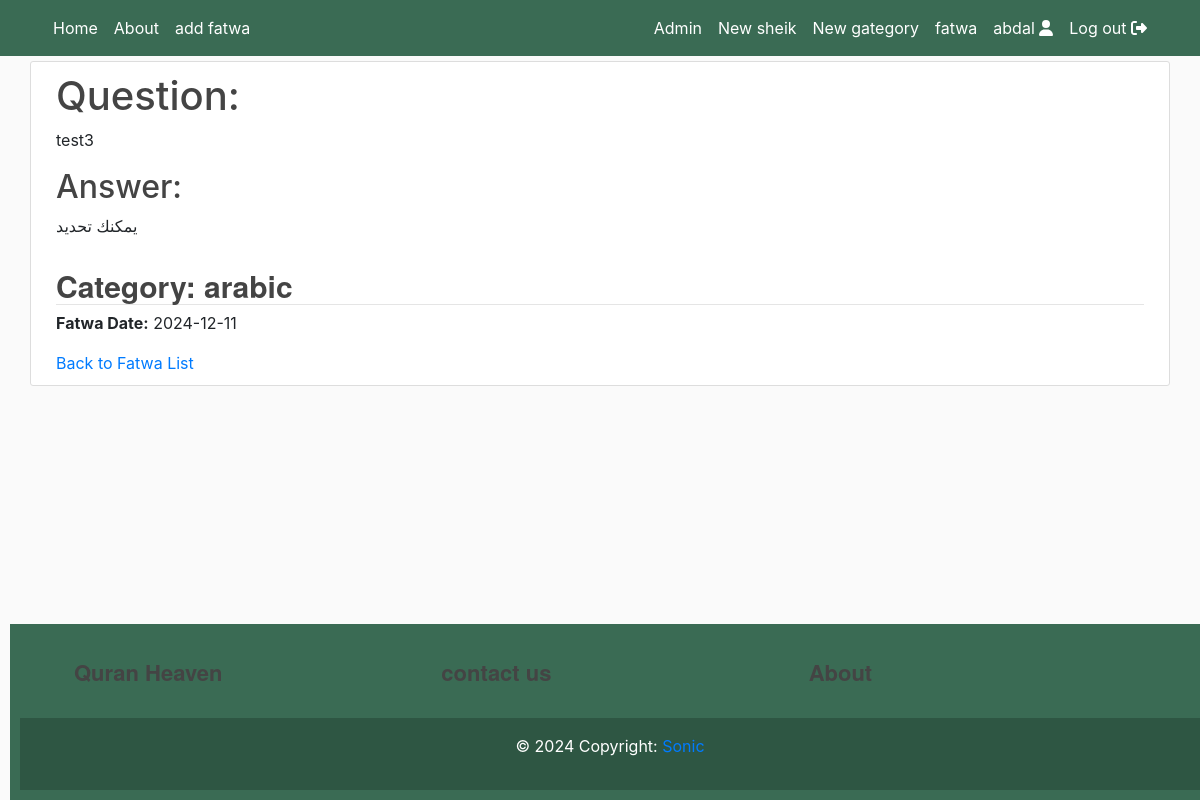
Page /fatwa/2/ (signed in) on the committed database.
### quran/models.py (models this page shows, shortened)
class CustomUser(AbstractUser):
    def image_upload_to(self, instance=None):
        if instance:
            return os.path.join("Users", self.username, instance)
        return None
    email = models.EmailField(unique=True)
    status = models.CharField(max_length=100, default='regular')
    description = models.TextField("Description", max_length=600, default='', blank=True)
    image = models.ImageField(default='default/user.jpg', upload_to=image_upload_to)

class Fatwa(models.Model):
    name=models.CharField(max_length=100,default='')
    question = models.TextField()
    answer = models.TextField()
    date = models.DateTimeField(auto_now_add=True)
    category = models.CharField(max_length=100, blank=True, null=True)

### quran/decorators.py (the view)
        def _wrapped_view(request, *args, **kwargs):
            if not request.user.is_superuser:
                messages.error(request, "You are cannot to access this!")
                return redirect(redirect_url)
            return view_func(request, *args, **kwargs)

### quran/views.py (called while the page is built)
@user_is_superuser
def fatwa_detail(request, fatwa_id):
    fatwa = get_object_or_404(Fatwa, id=fatwa_id)
    return render(request, 'fatwa_detail.html', {'fatwa': fatwa})

### quran/templates/fatwa_detail.html (shortened to what this page needs)
{% extends "header.html" %}
{% load static %}
{% block content %}
<!DOCTYPE html>
<html lang="en">
<head>
</head>
<body>
    <div class="row media content-section mobiledevice">
        <div class="col-lg-12 col-md-12 col-sm-12">
<body>
    <h1>Question:</h1>
    <p>{{ fatwa.question }}</p>
    <h2>Answer:</h2>
    <p>{{ fatwa.answer }}</p>
    <h3>Category: {{ fatwa.category }}</h3>
    <p><strong>Fatwa Date:</strong> {{ fatwa.date|date:"Y-m-d" }}</p>
    <a href="{% url 'fatwa_list' %}">Back to Fatwa List</a>
</body>
        </div>
    </div>
    </body>
    </html>
</html>
{% endblock content %}

### quran/templates/navbar.html (shortened to what this page needs)
<header class="site-header" style="margin-bottom: 5px">
    <nav class="navbar navbar-expand-md navbar-color">
        <div class="container">
            <div class="navbar-nav">
                <a class="nav-item nav-link" href="/">Home</a>
            </div>
            <div class="collapse navbar-collapse" id="navbarToggle">
                <div class="navbar-nav mr-auto">
                    <a class="nav-item nav-link" href="{%url 'about'%}">About</a>
                    <a class="nav-item nav-link" href="{%url 'submit_fatwa'%}">add fatwa</a>
                </div>
                <div class="navbar-nav">
                    {% if user.is_authenticated %}
                        {% if user.is_superuser %}
                            <a class="nav-item nav-link" href="admin/">Admin</a>
                            <a class="nav-item nav-link" href="{% url 'series-create' %}">New sheik</a>
                            <a class="nav-item nav-link" href="{% url 'post-create' %}">New gategory</a>
                            <a class="nav-item nav-link" href="{%url 'fatwa_list'%}">fatwa</a>
                        {% endif %}
                        <a class="nav-item nav-link" href="{% url 'profile' user.username %}">
                            {{user.username}} <i class="fas fa-user"></i>
                        </a>
                        <a class="nav-item nav-link" href="{% url 'logout' %}">
                            Log out <i class="fas fa-sign-out-alt"></i>
                        </a>
                    {% endif %}
                </div>
            </div>
        </div>
    </nav>
</header>

### quran/static/account/main/main.css (style rules this page uses)
:root { --footercolor: #3a6b54; --navbarcolor: #3a6b54; --btncolor: #3a6b54; --socialcolor: #3a6b54; --brightText: #ffffff; }
.navbar-color { background-color: var(--navbarcolor); }
body { background: #fafafa; }
h1, h2, h3, h4, h5, h6 { color: #444444; }
.site-header .navbar-nav .nav-link { color: var(--brightText); }
.content-section { background: #ffffff; padding: 10px 20px; border: 1px solid #dddddd; border-radius: 3px; margin-bottom: 20px; }
@media screen and (min-width: 600px) { .mobiledevice { padding-left: 10px; padding-right: 10px; } }
.article-style h1, h3 { font-weight: bold; border-bottom: 1px solid rgba(0,0,0,.1); letter-spacing: 0; font-family: sohne, "Helvetica Neue", Helvetica, Arial, sans-serif; font-style: normal; margin-top: 1.0em; margin-bottom: 0.2em; line-height: 36px !important; font-size: 30px !important; }

### rows in the picture
CustomUser: username "abdal"
Fatwa: question "test3", answer "يمكنك تحديد", category "arabic", date "2024-12-11"
